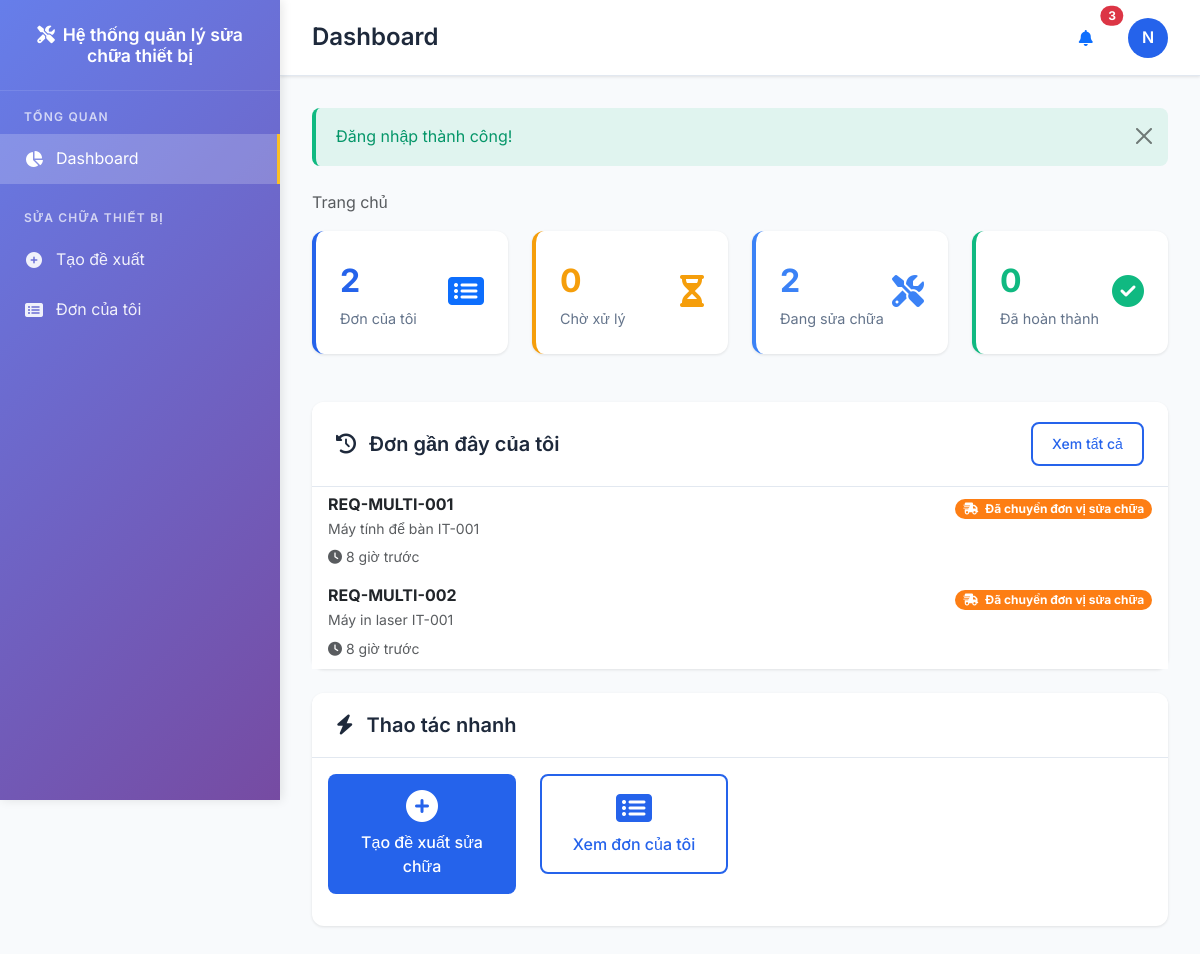
Before: /dashboard.php (signed in) with the older database file.
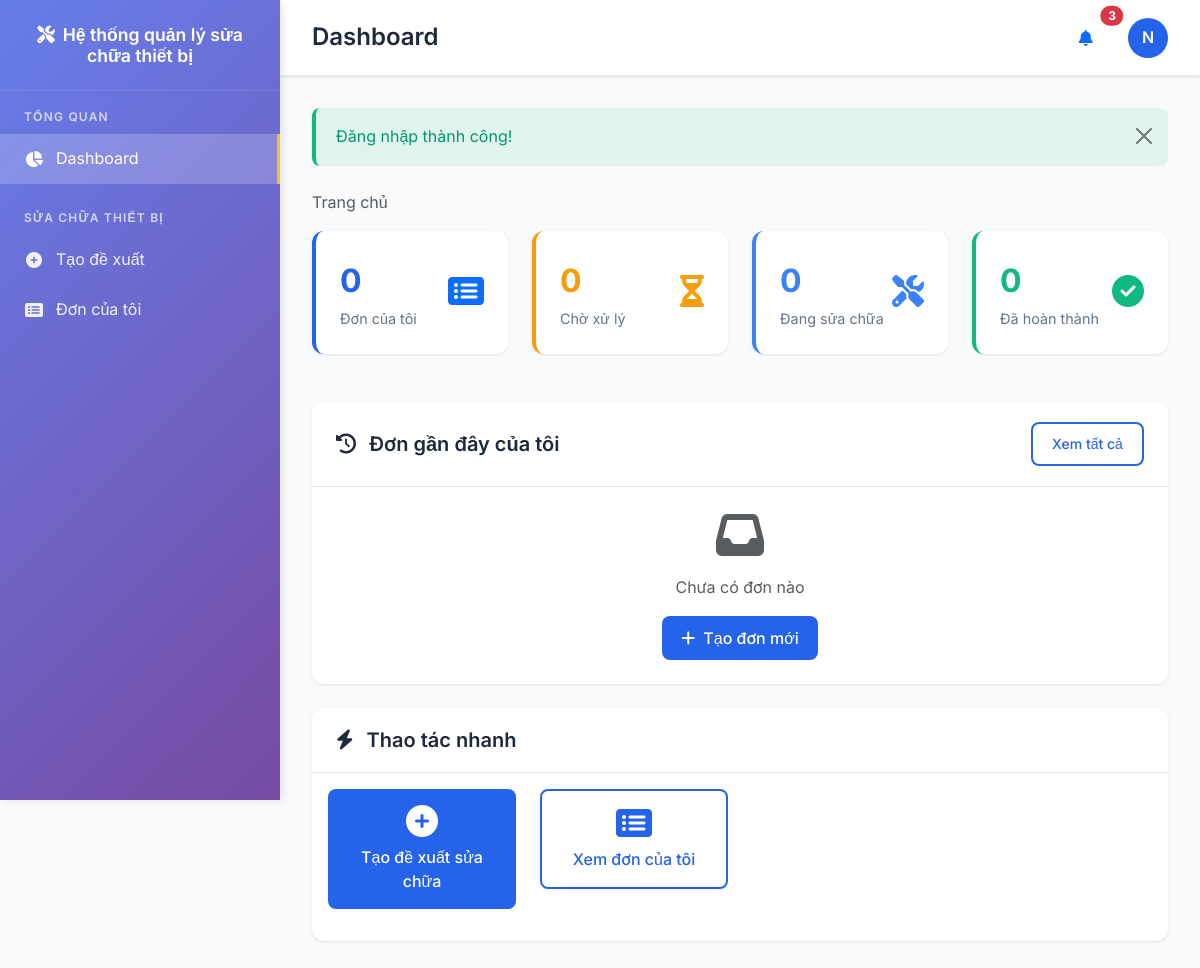
After: the same page with the newer database file.
### tables this page shows
CREATE TABLE repair_requests (
    id INT AUTO_INCREMENT PRIMARY KEY,
    request_code VARCHAR(50) NOT NULL UNIQUE,
    equipment_id INT NOT NULL,
    requester_id INT NOT NULL,
    problem_description TEXT NOT NULL,
    urgency_level ENUM('low', 'medium', 'high', 'critical') DEFAULT 'medium',
    images JSON,
    videos JSON,
    current_status_id INT NOT NULL,
    assigned_technician_id INT,
    estimated_cost DECIMAL(15,2) DEFAULT 0,
    total_cost DECIMAL(15,2) DEFAULT 0,
    expected_completion DATE,
    actual_completion TIMESTAMP NULL,
    notes TEXT,
    created_at TIMESTAMP DEFAULT CURRENT_TIMESTAMP,
    updated_at TIMESTAMP DEFAULT CURRENT_TIMESTAMP ON UPDATE CURRENT_TIMESTAMP,
    FOREIGN KEY (equipment_id) REFERENCES equipments(id) ON DELETE CASCADE,
    FOREIGN KEY (requester_id) REFERENCES users(id) ON DELETE RESTRICT,
    FOREIGN KEY (current_status_id) REFERENCES repair_statuses(id) ON DELETE RESTRICT,
    FOREIGN KEY (assigned_technician_id) REFERENCES users(id) ON DELETE SET NULL
);

CREATE TABLE equipments (
    id INT AUTO_INCREMENT PRIMARY KEY,
    code VARCHAR(50) NOT NULL UNIQUE,
    name VARCHAR(100) NOT NULL,
    model VARCHAR(100),
    brand VARCHAR(100),
    type_id INT,
    department_id INT,
    location TEXT,
    purchase_date DATE,
    warranty_date DATE,
    purchase_price DECIMAL(15,2),
    status ENUM('active', 'maintenance', 'broken', 'retired') DEFAULT 'active',
    description TEXT,
    image VARCHAR(255),
    created_at TIMESTAMP DEFAULT CURRENT_TIMESTAMP,
    updated_at TIMESTAMP DEFAULT CURRENT_TIMESTAMP ON UPDATE CURRENT_TIMESTAMP,
    FOREIGN KEY (type_id) REFERENCES equipment_types(id) ON DELETE SET NULL,
    FOREIGN KEY (department_id) REFERENCES departments(id) ON DELETE SET NULL
);

CREATE TABLE repair_statuses (
    id INT AUTO_INCREMENT PRIMARY KEY,
    code VARCHAR(50) NOT NULL UNIQUE,
    name VARCHAR(100) NOT NULL,
    step_order INT NOT NULL,
    color VARCHAR(20) DEFAULT '#6c757d',
    icon VARCHAR(50) DEFAULT 'fas fa-circle',
    description TEXT,
    created_at TIMESTAMP DEFAULT CURRENT_TIMESTAMP
);

### dashboard.php (the view, shortened to what the changed rows need)
<?php
require_once 'config/config.php';
$title = 'Dashboard';
$user = current_user();
$db = Database::getInstance();
if (has_role('admin')) {
    $stats = [
        'total_requests' => $db->fetch("SELECT COUNT(*) as count FROM repair_requests")['count'],
        'pending_requests' => $db->fetch("SELECT COUNT(*) as count FROM repair_requests r JOIN repair_statuses s ON r.current_status_id = s.id WHERE s.code != 'COMPLETED' AND s.code != 'CANCELLED'")['count'],
        'completed_requests' => $db->fetch("SELECT COUNT(*) as count FROM repair_requests r JOIN repair_statuses s ON r.current_status_id = s.id WHERE s.code = 'COMPLETED'")['count'],
        'total_equipments' => $db->fetch("SELECT COUNT(*) as count FROM equipments WHERE status != 'disposed'")['count'],
        'total_users' => $db->fetch("SELECT COUNT(*) as count FROM users WHERE status = 'active'")['count'],
        'total_departments' => $db->fetch("SELECT COUNT(*) as count FROM departments WHERE status = 'active'")['count']
    ];
    $requests_by_status = $db->fetchAll(
        "SELECT s.name, s.color, COUNT(r.id) as count
         FROM repair_statuses s
         LEFT JOIN repair_requests r ON s.id = r.current_status_id
         WHERE s.code != 'CANCELLED'
         GROUP BY s.id, s.name, s.color
         ORDER BY s.step_order"
    );
    $recent_requests = $db->fetchAll(
        "SELECT r.request_code, r.created_at, e.name as equipment_name,
                u.full_name as requester_name, s.name as status_name, s.color as status_color
         FROM repair_requests r
         JOIN equipments e ON r.equipment_id = e.id
         JOIN users u ON r.requester_id = u.id
         JOIN repair_statuses s ON r.current_status_id = s.id
         ORDER BY r.created_at DESC
         LIMIT 10"
    );
}
elseif (has_role('requester')) {
    $stats = [
        'my_requests' => $db->fetch("SELECT COUNT(*) as count FROM repair_requests WHERE requester_id = ?", [$user['id']])['count'],
        'pending_requests' => $db->fetch("SELECT COUNT(*) as count FROM repair_requests r JOIN repair_statuses s ON r.current_status_id = s.id WHERE r.requester_id = ? AND s.code IN ('PENDING_HANDOVER', 'HANDED_TO_CLERK')", [$user['id']])['count'],
        'in_progress_requests' => $db->fetch("SELECT COUNT(*) as count FROM repair_requests r JOIN repair_statuses s ON r.current_status_id = s.id WHERE r.requester_id = ? AND s.code IN ('SENT_TO_REPAIR', 'IN_PROGRESS', 'REPAIR_COMPLETED', 'RETRIEVED')", [$user['id']])['count'],
        'completed_requests' => $db->fetch("SELECT COUNT(*) as count FROM repair_requests r JOIN repair_statuses s ON r.current_status_id = s.id WHERE r.requester_id = ? AND s.code = 'COMPLETED'", [$user['id']])['count']
    ];
    $recent_requests = $db->fetchAll(
        "SELECT r.request_code, r.created_at, e.name as equipment_name,
                s.name as status_name, s.color as status_color, s.icon as status_icon
         FROM repair_requests r
         JOIN equipments e ON r.equipment_id = e.id
         JOIN repair_statuses s ON r.current_status_id = s.id
         WHERE r.requester_id = ?
         ORDER BY r.created_at DESC
         LIMIT 5",
        [$user['id']]
    );
}
$breadcrumbs = [
    ['title' => 'Trang chủ', 'url' => url('dashboard.php')]
];
?>
<div class="row mb-4">
    <?php if (has_role('admin')): ?>
        <div class="col-xl-3 col-md-6 mb-4">
            <div class="stats-card bg-primary text-white">
                <div class="stats-number"><?= number_format($stats['total_requests']) ?></div>
                <div class="stats-label">Tổng đơn sửa chữa</div>
                <div class="stats-icon"><i class="fas fa-clipboard-list"></i></div>
            </div>
        </div>
        <div class="col-xl-3 col-md-6 mb-4">
            <div class="stats-card bg-warning text-white">
                <div class="stats-number"><?= number_format($stats['pending_requests']) ?></div>
                <div class="stats-label">Đang xử lý</div>
                <div class="stats-icon"><i class="fas fa-clock"></i></div>
            </div>
        </div>
        <div class="col-xl-3 col-md-6 mb-4">
            <div class="stats-card bg-success text-white">
                <div class="stats-number"><?= number_format($stats['completed_requests']) ?></div>
                <div class="stats-label">Đã hoàn thành</div>
                <div class="stats-icon"><i class="fas fa-check-circle"></i></div>
            </div>
        </div>
        <div class="col-xl-3 col-md-6 mb-4">
            <div class="stats-card bg-info text-white">
                <div class="stats-number"><?= number_format($stats['total_equipments']) ?></div>
                <div class="stats-label">Thiết bị</div>
                <div class="stats-icon"><i class="fas fa-desktop"></i></div>
            </div>
        </div>
                    <div style="color: #10b981;">
                        <i class="fas fa-check-circle fa-2x"></i>
                    </div>
                </div>
            </div>
        </div>
        <div class="col-xl-3 col-md-6 mb-4">
            <div class="stats-card" style="border-left-color: #6366f1;">
                <div class="d-flex justify-content-between align-items-center">
                    <div>
                        <div class="stats-number" style="color: #6366f1;"><?= number_format($stats['total_equipments']) ?></div>
                        <div class="stats-label">Thiết bị quản lý</div>
                    </div>
                    <div style="color: #6366f1;">
                        <i class="fas fa-desktop fa-2x"></i>
                    </div>
                </div>
            </div>
        </div>
    <?php elseif (has_role('requester')): ?>
        <div class="col-xl-3 col-md-6 mb-4">
            <div class="stats-card">
                <div class="d-flex justify-content-between align-items-center">
                    <div>
                        <div class="stats-number"><?= number_format($stats['my_requests']) ?></div>
                        <div class="stats-label">Đơn của tôi</div>
                    </div>
                    <div class="text-primary">
                        <i class="fas fa-list-alt fa-2x"></i>
                    </div>
                </div>
            </div>
        </div>
        <div class="col-xl-3 col-md-6 mb-4">
            <div class="stats-card" style="border-left-color: #f59e0b;">
                <div class="d-flex justify-content-between align-items-center">
                    <div>
                        <div class="stats-number" style="color: #f59e0b;"><?= number_format($stats['pending_requests']) ?></div>
                        <div class="stats-label">Chờ xử lý</div>
                    </div>
                    <div style="color: #f59e0b;">
                        <i class="fas fa-hourglass-half fa-2x"></i>
                    </div>
                </div>
            </div>
        </div>
        <div class="col-xl-3 col-md-6 mb-4">
            <div class="stats-card" style="border-left-color: #3b82f6;">
                <div class="d-flex justify-content-between align-items-center">
                    <div>
                        <div class="stats-number" style="color: #3b82f6;"><?= number_format($stats['in_progress_requests']) ?></div>
                        <div class="stats-label">Đang sửa chữa</div>
                    </div>
                    <div style="color: #3b82f6;">
                        <i class="fas fa-tools fa-2x"></i>
                    </div>
                </div>
            </div>
        </div>
        <div class="col-xl-3 col-md-6 mb-4">
            <div class="stats-card" style="border-left-color: #10b981;">
                <div class="d-flex justify-content-between align-items-center">
                    <div>
                        <div class="stats-number" style="color: #10b981;"><?= number_format($stats['completed_requests']) ?></div>
                        <div class="stats-label">Đã hoàn thành</div>
                    </div>
                    <div style="color: #10b981;">
                        <i class="fas fa-check-circle fa-2x"></i>
                    </div>
                </div>
            </div>
        </div>
    <?php endif; ?>
</div>
<div class="row">
    <div class="<?= has_role('admin') ? 'col-xl-4 col-lg-5' : 'col-12' ?>">
        <div class="card">
            <div class="card-body p-0">
                <?php if (empty($recent_requests)): ?>
                    <div class="text-center py-4">
                        <i class="fas fa-inbox fa-3x text-muted mb-3"></i>
                        <p class="text-muted">Chưa có đơn nào</p>
                        <?php if (has_role('requester')): ?>
                            <a href="<?= url('repairs/create.php') ?>" class="btn btn-primary">
                                <i class="fas fa-plus me-2"></i>Tạo đơn mới
                            </a>
                        <?php endif; ?>
                    </div>
                <?php else: ?>
                    <div class="list-group list-group-flush">
                        <?php foreach ($recent_requests as $request): ?>
                            <div class="list-group-item border-0">
                                <div class="d-flex justify-content-between align-items-start">
                                    <div class="flex-grow-1">
                                        <h6 class="mb-1 fw-bold"><?= e($request['request_code']) ?></h6>
                                        <p class="mb-1 text-muted small"><?= e($request['equipment_name']) ?></p>
                                        <small class="text-muted">
                                            <i class="fas fa-clock me-1"></i><?= time_ago($request['created_at']) ?>
                                        </small>
                                    </div>
                                    <div>
                                        <span class="badge rounded-pill" style="background-color: <?= e($request['status_color']) ?>; color: white;">
                                            <?php if (isset($request['status_icon'])): ?>
                                                <i class="<?= e($request['status_icon']) ?> me-1"></i>
                                            <?php endif; ?>
                                            <?= e($request['status_name']) ?>
                                        </span>
                                    </div>
                                </div>
                            </div>
                        <?php endforeach; ?>
                    </div>
                <?php endif; ?>
            </div>
        </div>
    </div>
</div>
<div class="row mt-4">
    <div class="col-12">
    </div>
</div>
<?php
$content = ob_get_clean();
include 'layouts/app.php';
?>

### layouts/app.php (shortened to what the changed rows need)
<!DOCTYPE html>
<html lang="vi">
<head>
    <link href="https://cdn.jsdelivr.net/npm/bootstrap@5.3.0/dist/css/bootstrap.min.css" rel="stylesheet">
    <link href="https://cdnjs.cloudflare.com/ajax/libs/font-awesome/6.4.0/css/all.min.css" rel="stylesheet">
</head>
<body>
    <div class="main-content">
        <header class="main-header">
            <div class="header-content">
                <div>
                    <h1 class="page-title"><?= e($title ?? 'Dashboard') ?></h1>
                </div>
            </div>
        </header>
        <main class="content-area">
            <?php $flash_messages = get_flash_messages(); ?>
            <?php if (!empty($flash_messages)): ?>
                <?php foreach ($flash_messages as $message): ?>
                    <div class="alert alert-<?= $message['type'] === 'error' ? 'danger' : $message['type'] ?> alert-dismissible fade show">
                        <?= e($message['message']) ?>
                        <button type="button" class="btn-close" data-bs-dismiss="alert"></button>
                    </div>
                <?php endforeach; ?>
            <?php endif; ?>
            <?php if (isset($breadcrumbs)): ?>
                <?= breadcrumb($breadcrumbs) ?>
            <?php endif; ?>
            <?php if (isset($content)): ?>
                <?= $content ?>
            <?php endif; ?>
        </main>
    </div>
</body>
</html>

### utils/helpers.php (shortened to what the changed rows need)
<?php
function e($string) {
    return htmlspecialchars($string ?? '', ENT_QUOTES, 'UTF-8');
}
function url($path = '') {
    return BASE_URL . ltrim($path, '/');
}
function get_flash_messages() {
    $messages = $_SESSION['flash'] ?? [];
    return $messages;
}
function is_logged_in() {
    return isset($_SESSION['user_id']) && !empty($_SESSION['user_id']) && is_numeric($_SESSION['user_id']);
}
function current_user() {
    try {
        $db = Database::getInstance();
        $user = $db->fetch(
            "SELECT u.*, r.name as role_name, r.display_name as role_display_name,
                    d.name as department_name
             FROM users u
             LEFT JOIN roles r ON u.role_id = r.id
             LEFT JOIN departments d ON u.department_id = d.id
             WHERE u.id = ? AND u.status = 'active'",
            [$_SESSION['user_id']]
        );
        return $user;
    } catch (Exception $e) {
        error_log("Error in current_user(): " . $e->getMessage());
        return null;
    }
}
function has_role($role) {
    $user = current_user();
    return $user && $user['role_name'] === $role;
}
function time_ago($datetime) {
    $time = time() - strtotime($datetime);
    if ($time < 86400) return floor($time/3600) . ' giờ trước';
    return floor($time/31104000) . ' năm trước';
}
function breadcrumb($items) {
    $html = '<nav aria-label="breadcrumb"><ol class="breadcrumb">';
    $count = count($items);
    foreach ($items as $index => $item) {
        if ($index === $count - 1) {
            $html .= '<li class="breadcrumb-item active" aria-current="page">' . e($item['title']) . '</li>';
        } else {
            $html .= '<li class="breadcrumb-item"><a href="' . e($item['url']) . '">' . e($item['title']) . '</a></li>';
        }
    }
    $html .= '</ol></nav>';
    return $html;
}
?>

Changed rows visible on the page:
removed repair_requests: request_code "REQ-MULTI-001", equipment.name "Máy tính để bàn IT-001", created_at "8 giờ trước", current_status.name "Đã chuyển đơn vị sửa chữa"
removed repair_requests: request_code "REQ-MULTI-002", equipment.name "Máy in laser IT-001", created_at "8 giờ trước", current_status.name "Đã chuyển đơn vị sửa chữa"
Other visible differences:
$stats['my_requests']: "2" → "0"
$stats['in_progress_requests']: "2" → "0"
text now shown: "Chưa có đơn nào Tạo đơn mới"
